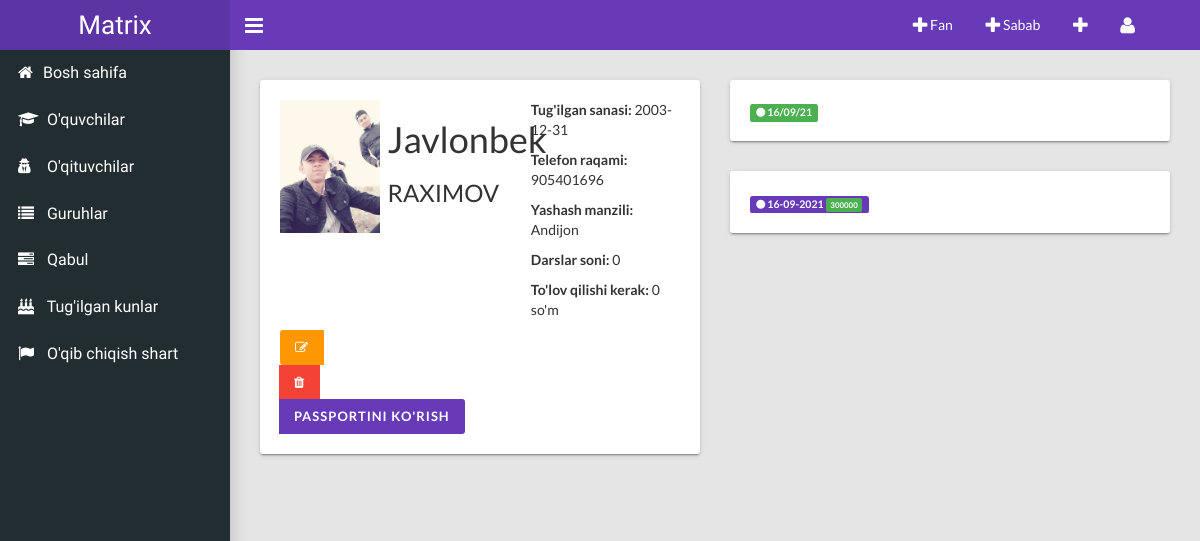
The app's page /student/1, older data.
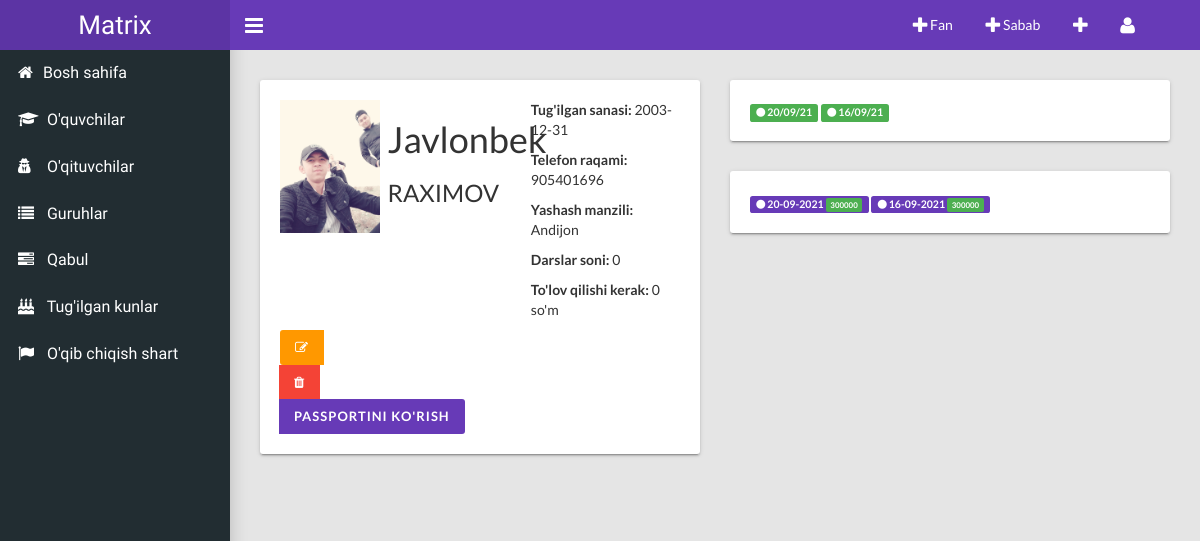
The same page, newer data.
### main/models.py (models this page shows, shortened)
class CameHistory(models.Model):
    student = models.ForeignKey(Student, related_name="history", on_delete=models.CASCADE)
    time = models.CharField("Kelgan sanasi", blank=True, max_length=100)
    came = models.BooleanField("keldi/kelmadi", default=False)
    apset = models.BooleanField("sababli/sababsiz", default=False)
    class Meta:
        ordering = ['-id']

class PayedHistory(models.Model):
    student = models.ForeignKey(Student, related_name="payment", on_delete=models.CASCADE)
    time = models.CharField("To'lagan sanasi", blank=True, max_length=100)
    payed = models.PositiveIntegerField("summasi", default=0)
    class Meta:
        ordering = ['-id']

### main/views.py (the view)
# urls.py: path("student/<pk>", student_detail, name="student"),
def student_detail(request, pk):
    student = get_object_or_404(Student, pk=pk)
    context = {'stu':student}
    return render(request, "student_detail.html", context)

### main/context_pro.py (called while the page is built)
def students(request):
    context = {
        'teachers':Teacher.objects.all(),
        'student':Student.objects.all(),
    }
    return context

### templates/student_detail.html (shortened to what this page needs)
{% extends 'wrapper.html' %}
{% load static %}
{% block content %}
    <div class="content-wrapper">
        <div class="row">
            <div class="col-md-6">
                <div class="card">
                    <div class="row">
                        <div class="col-md-3">
                            {% if stu.image %}
                            <img src="{{stu.image.url}}" width="100" alt="">
                            {% endif %}
                        </div>
                        <div class="col-md-4">
                            <h1>{{stu.name}}</h1>
                            <h3>{{stu.surname}}</h3>
                        </div>
                        <div class="col-md-5">
                            <p><b>Tug'ilgan sanasi: </b>{{stu.brith}}</p>
                            <p><b>Telefon raqami: </b>{{stu.tel_num}}</p>
                            <p><b>Yashash manzili: </b>{{stu.place}}</p>
                            <p><b>Darslar soni: </b>{{stu.countsub}}</p>
                            <p><b>To'lov qilishi kerak: </b>{{stu.allprice}} so'm</p>
                        </div>
                        <div class="btn-group col-md-3">
                            <a href="{% url 'main:update_student' stu.pk %}" class="btn btn-warning"><i class="fa fa-edit"></i></a>
                            <a href="{% url 'main:delete_student' stu.pk %}" class="btn btn-danger"><i class="fa fa-trash"></i></a>
                            {% if stu.password_img %}
                                <a href="{{stu.password_img.url}}" class="btn btn-primary">Passportini ko'rish</a>
                            {% endif %}
                        </div>
                    </div>
                </div>
            </div>
            <div class="col-md-6">
                <div class="card">
                    <div class="btn-group">
                        <div id="dates">
                            {% for his in stu.history.all %}
                            {% if his.came == True %}
                            <p class="label label-success" title="{{his.time}}"><i class="fa fa-circle"></i> {{his.time}}</p>
                            {% elif his.apset == True %}
                            <p class="label label-warning" title="{{his.time}}"><i class="fa fa-circle-thin"></i> {{his.time}}</p>
                            {% else %}
                            <p class="label label-danger" title="{{his.time}}"><i class="fa fa-circle-thin"></i> {{his.time}}</p>
                            {% endif %}
                            {% endfor %}
                        </div>
                    </div>
                </div>
                <div class="card">
                    <div class="btn-group">
                        <div id="dates">
                            {% for his in stu.payment.all %}
                            <p class="label label-primary" title="{{his.time}}"><i class="fa fa-circle"></i> {{his.time}} <span class="label label-success">{{his.payed}}</span></p>
                            {% endfor %}
                        </div>
                    </div>
                </div>
            </div>
        </div>
    </div>
{% endblock content %}

Row changes from the older to the newer data that the page shows:
added CameHistory: time "20/09/21"
added PayedHistory: time "20-09-2021", payed "300000"
